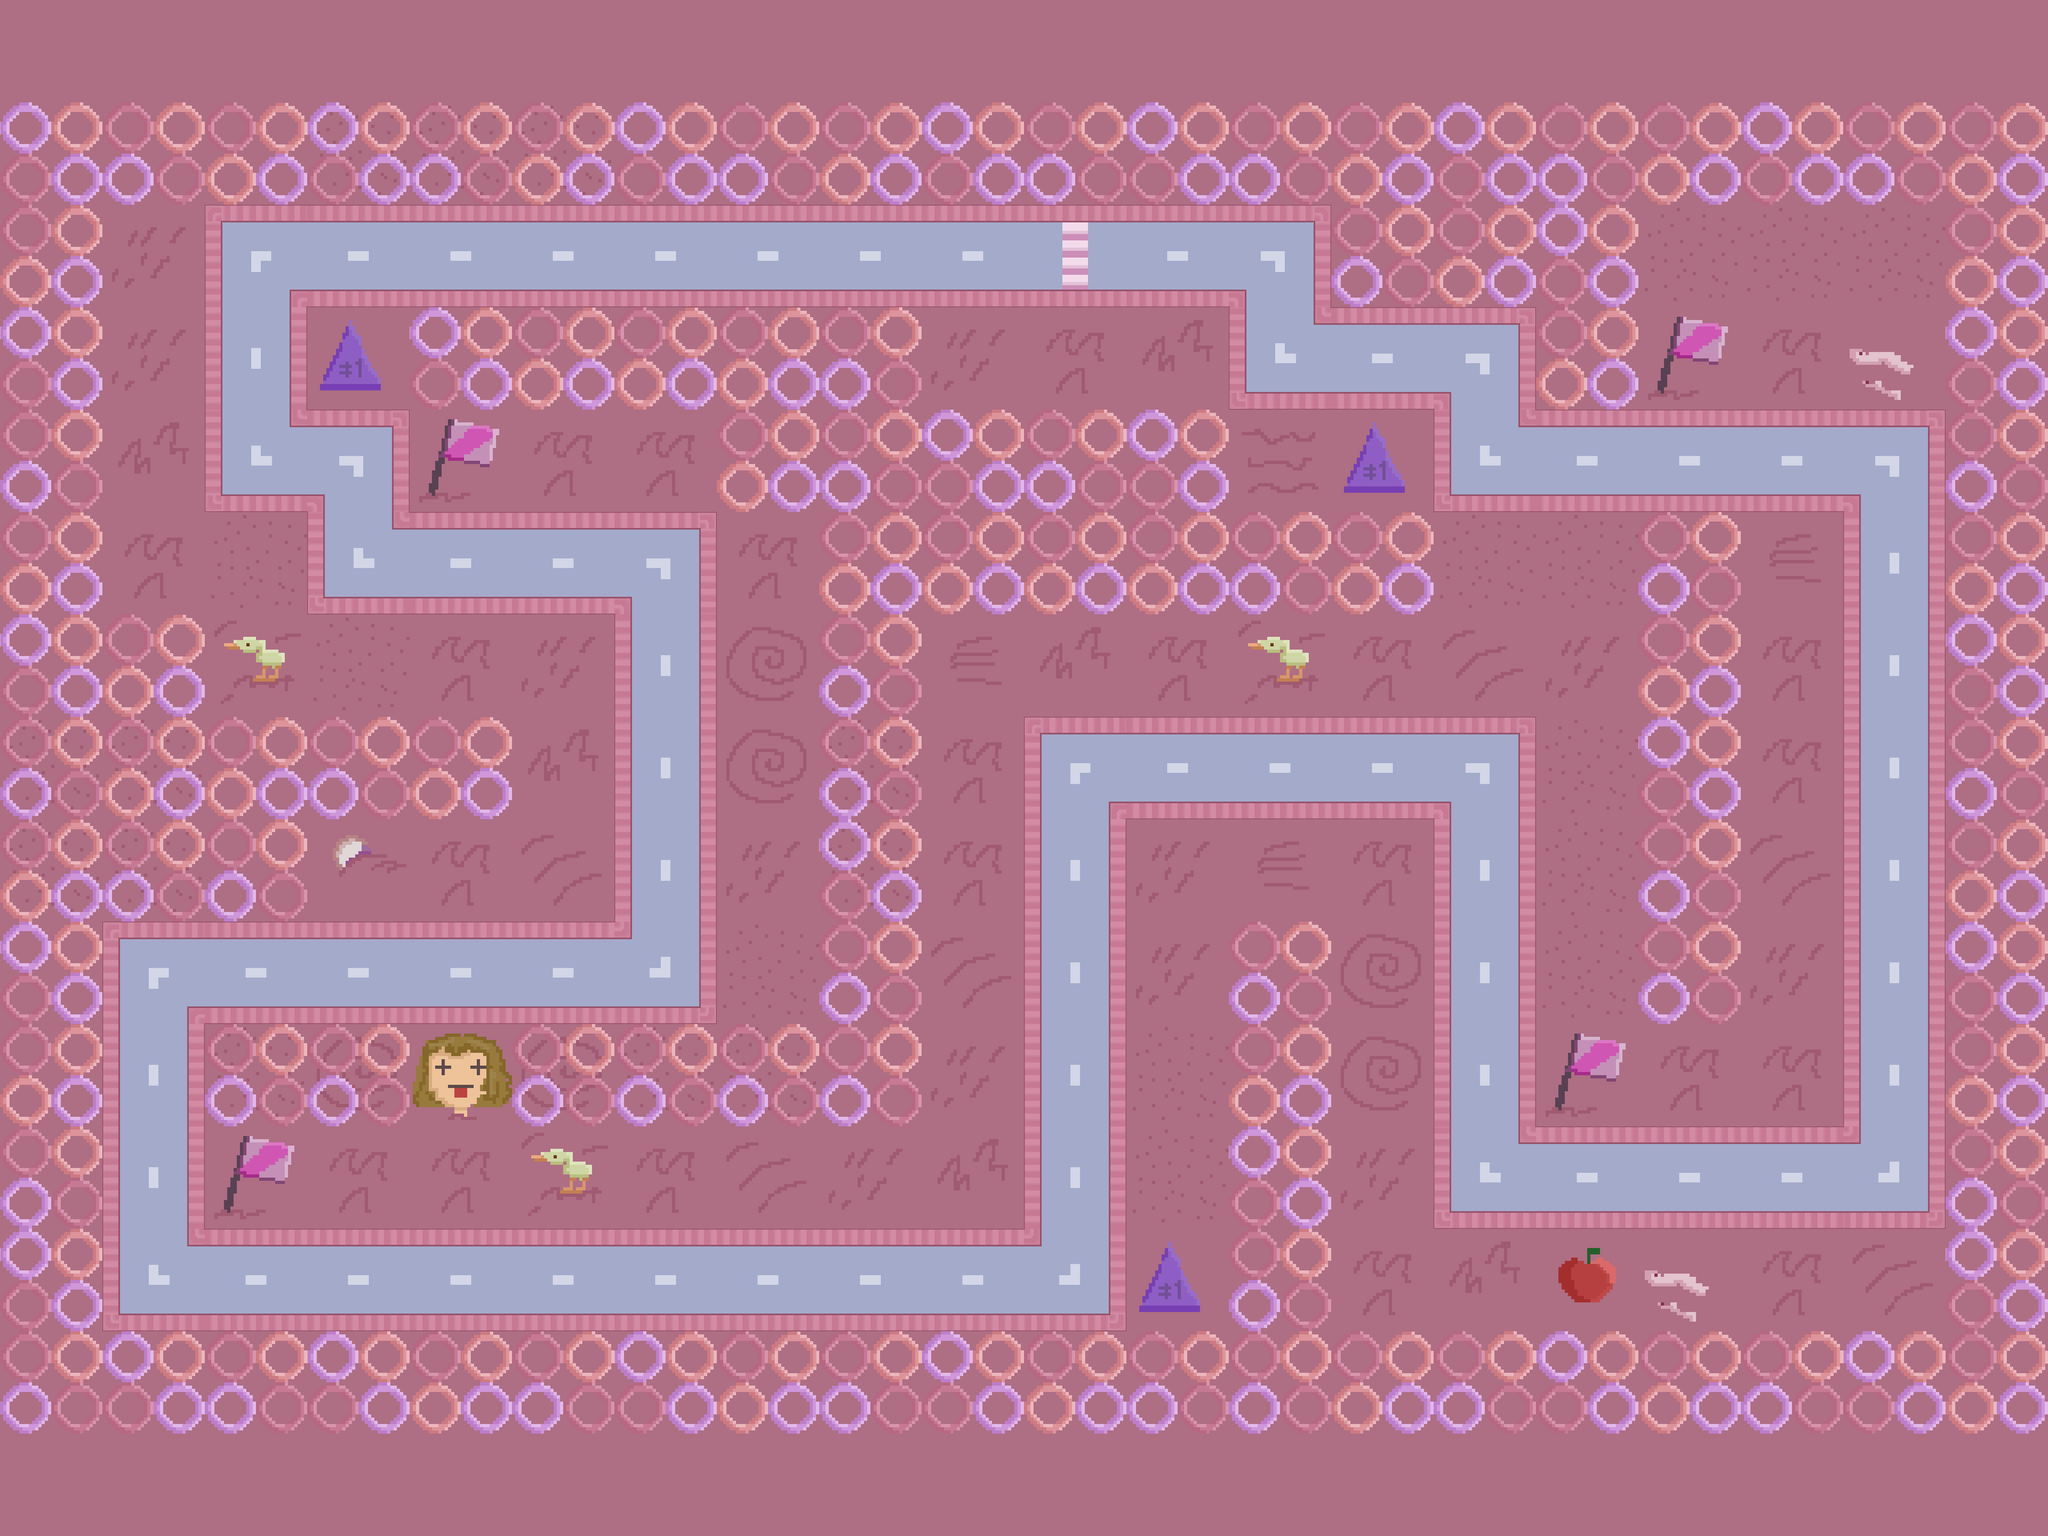

Tiled map render using the project's own tile images. Description and the map definition, with tile-layer contents summarised, below:
An orthogonal 20x15 tile map with 256x256 px tiles, 4 tile layers (Hierba, Barrera, Circuito, Meta), 4 tilesets and 22 objects.

<map version="1.10" tiledversion="1.11.2" orientation="orthogonal" renderorder="left-up" width="20" height="15" tilewidth="256" tileheight="256" infinite="0" nextlayerid="9" nextobjectid="33">
 <tileset firstgid="1" name="CuteMap" tilewidth="256" tileheight="256" tilecount="9" columns="3">
  <image source="CuteRoad/CuteMap.png" width="768" height="768" />
 </tileset>
 <tileset firstgid="10" name="FinalLine-export" tilewidth="256" tileheight="256" tilecount="1" columns="1">
  <image source="CuteRoad/FinalLine-export.png" width="256" height="256" />
 </tileset>
 <tileset firstgid="11" name="Barriers" tilewidth="256" tileheight="256" tilecount="3" columns="3">
  <image source="CuteRoad/Resize_Barriers.png" width="768" height="256" />
 </tileset>
 <tileset firstgid="14" name="Resize_Grass" tilewidth="256" tileheight="256" tilecount="16" columns="4">
  <image source="CuteRoad/Resize_Grass.png" width="1024" height="1024" />
 </tileset>
 <layer id="2" name="Hierba" width="20" height="15">
  <data>[300 cells, 230 non-empty, 16 distinct tile ids]</data>
 </layer>
 <layer id="3" name="Barrera" width="20" height="15">
  <data>[300 cells, 108 non-empty, 3 distinct tile ids]</data>
 </layer>
 <layer id="4" name="Circuito" width="20" height="15">
  <data>[300 cells, 70 non-empty, 8 distinct tile ids]</data>
 </layer>
 <layer id="5" name="Meta" width="20" height="15">
  <data>[300 cells, 1 non-empty, 1 distinct tile ids]</data>
 </layer>
 <objectgroup id="6" name="Collision" visible="0">
  <object id="2" x="1.45455" y="256" width="5116.85" height="256" />
  <object id="5" x="1022.67" y="768" width="1285.33" height="257.333" />
  <object id="7" x="1796" y="1028" width="1274.67" height="248" />
  <object id="8" x="2048" y="1278.67" width="258.667" height="1536.33" />
  <object id="9" x="2304" y="1280" width="1280" height="256" />
  <object id="10" x="3325.33" y="512" width="770.667" height="254" />
  <object id="11" x="3838.67" y="766.667" width="258.667" height="256" />
  <object id="12" x="4096.67" y="1279.34" width="258.667" height="1283.33" />
  <object id="13" x="4862.67" y="511.335" width="258.667" height="3070.33" />
  <object id="14" x="257.576" y="3329.33" width="4606.42" height="252" />
  <object id="15" x="1286.18" y="2558.85" width="763" height="256" />
  <object id="16" x="513.5" y="2558" width="510" height="256" />
  <object id="17" x="3072" y="2304" width="258.667" height="1026.33" />
  <object id="18" x="0" y="512" width="258.667" height="3070.33" />
  <object id="19" x="258.667" y="1790.17" width="512" height="516.997" />
  <object id="20" x="770" y="1793.5" width="510.667" height="251.663" />
  <object id="21" x="258.667" y="1538.67" width="252" height="251.663" />
 </objectgroup>
 <objectgroup id="7" name="CheckPoints">
  <object id="28" x="2653.78" y="518.364" width="62.5" height="256">
   <properties>
    <property name="order" type="int" value="0" />
   </properties>
  </object>
  <object id="29" x="4092.93" y="1021.45" width="62.5" height="256">
   <properties>
    <property name="order" type="int" value="1" />
   </properties>
  </object>
  <object id="30" x="3156.63" y="1529.58" width="62.5" height="771.152">
   <properties>
    <property name="order" type="int" value="2" />
   </properties>
  </object>
  <object id="31" x="1263.78" y="2043.58" width="62.5" height="516.788">
   <properties>
    <property name="order" type="int" value="3" />
   </properties>
  </object>
 </objectgroup>
 <objectgroup id="8" name="IA">
  <object id="32" x="656" y="660">
   <polygon points="0,0 2552,-8 2556,244 3056,252 3068,500 4092,504 4080,2320 3044,2308 3052,1232 2044,1260 2032,2552 -272,2528 -260,1760 1008,1772 1016,752 216,748 232,484 -4,496" />
  </object>
 </objectgroup>
</map>